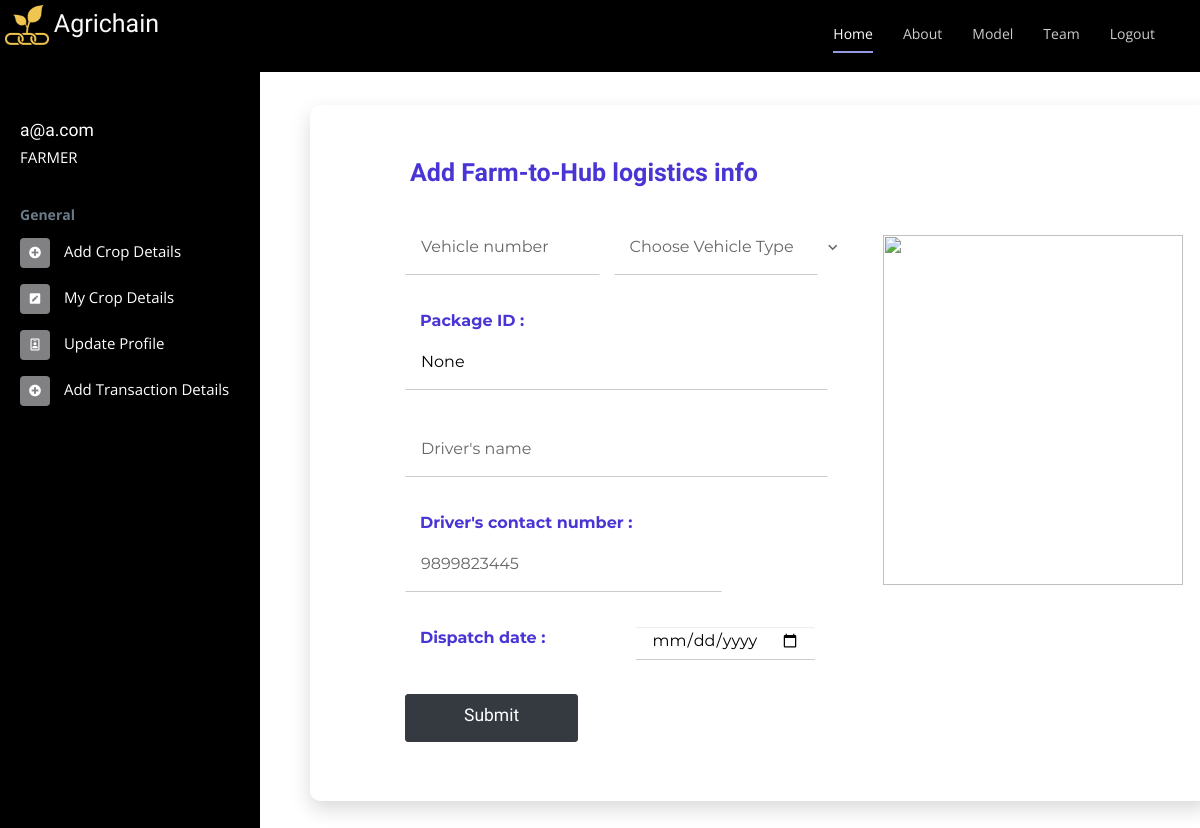
Page /logistics (signed in) on the earlier database version.
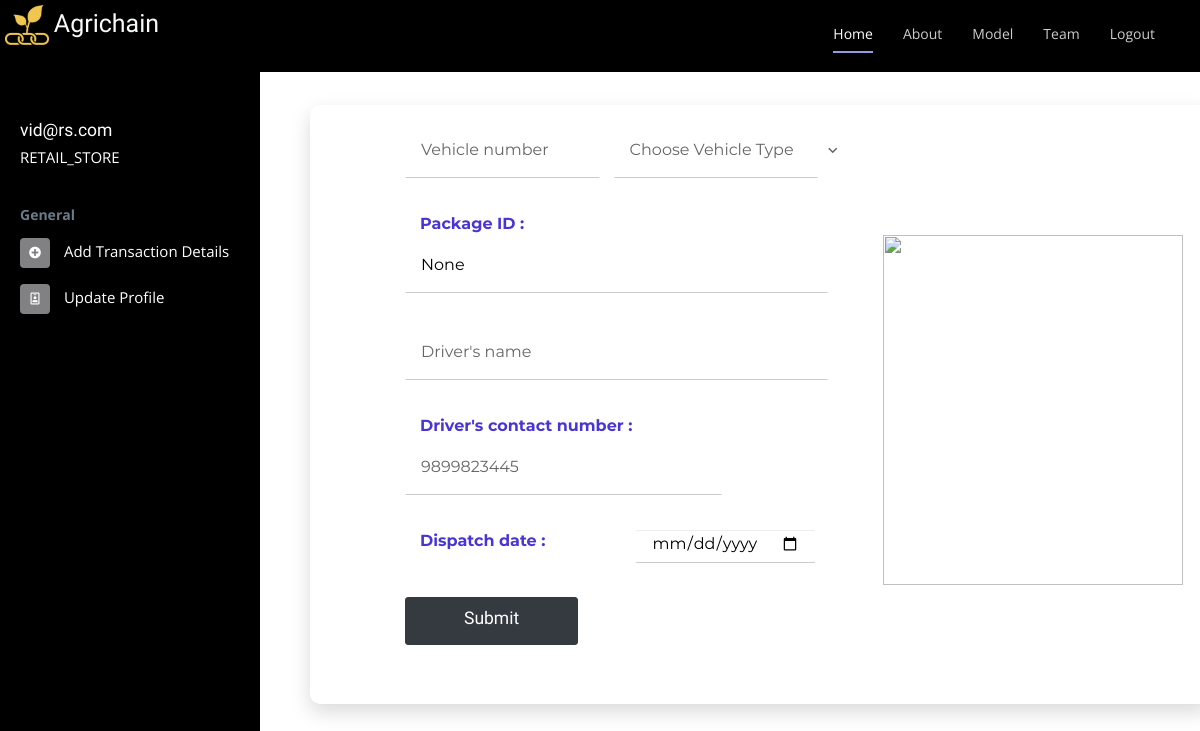
Same page on the later database version.
### flaskapp/models.py (models this page shows, shortened)
class User(UserMixin, db.Model):
    id = db.Column(db.Integer, primary_key=True)
    email = db.Column(db.String(120), index=True, unique=True)
    address = db.Column(db.String(120), index=True, unique=True)
    password_hash = db.Column(db.String(128))
    role = db.Column(db.String(128))

### flaskapp/commonRoutes.py (the view, shortened to what this page needs)
@mod_common.route("/logistics", methods=["GET", "POST"])
@login_required
def logistics():
    package_id = request.args.get('package_id')
    print(package_id)
    return render_template('logistics.html', package_id=package_id)

### flaskapp/retailerRoutes.py (called while the page is built)
@login_manager.user_loader
def load_user(user_id):
    return User.query.get(int(user_id))

### flaskapp/templates/logistics.html (shortened to what this page needs)
<html>
    <head>
      {% include "headerlinks.html" %}
</head>
<header id="header" class="fixed-top">
    <div class="container d-flex">
          <nav class="nav-menu d-none d-lg-block">
            <ul>
            <li class="active"><a href="home">Home</a></li>
            <li><a href="/#about">About</a></li>
            <li><a href="/#steps">Model</a></li>
            <li><a href="/#team">Team</a></li>
            {% if current_user.is_authenticated %}
            <li><a href="/logout">Logout</a></li>
            {% endif %}
            </ul>
        </nav>
    </div>
</header>
    <body>
        <div class="page-wrapper chiller-theme toggled">
          <body class="form-v10">
            <div class="page-content">
              <div class="form-v10-content">
                <form class="form-detail" action="/logistics" method="POST" id="logisticsForm">
                    <div class="form-left">
                      {% if current_user.role == "FARMER" %}
                        <h2><b>Add Farm-to-Hub logistics info</b></h2>
                      {% elif current_user.role == "FPC" %}
                        <h2><b>Add Hub-to-Retailer logistics info</b></h2>
                      {% endif %}
                      <div class="form-group">
                        <div class="form-row form-row-1">
                          <input type="text"  id="vehicle_number" name="vehicle_number" class="input-text" placeholder="Vehicle number" required>
                        </div>
                        <div class="form-row form-row-2">
                          <select name="vehicle_type" required>
                            <option>Choose Vehicle Type</option>
                          </select>
                          <span class="select-btn">
                            <i class="zmdi zmdi-chevron-down"></i>
                          </span>
                        </div>
                      </div>
                      <div class="form-group">
                        <div class="form-row form-detail">
                            <label for="p_id" style="font-size: medium; margin-left: 15px;">Package ID :</label>
                            <input type="text" name="p_id" id="p_id" class="input-text" placeholder="Package ID" value={{package_id}} disabled>
                          </div>
                      </div>
                      <div class="form-group">
                        <div class="form-row form-detail">
                            <input type="text" name="driver_name" id="driver_name" class="input-text" placeholder="Driver's name" required>
                          </div>
                      </div>
                      <div class="form-group">
                        <div class="form-row form-row-3">
                            <label for="contact" style="font-size: medium; margin-left: 15px;">Driver's contact number :</label>
                            <input type="tel" id="driver_contact" name="driver_contact" class="input-text" pattern="[0-9]{10}" placeholder="9899823445" required>
                        </div>
                      </div>
                      <div class="form-group">
                        <p style="margin-left: 70px; font-size: medium;"><b>Dispatch date :</b></p>
                        <div class="form-row form-row-1">
                          <input class="form-control" type="date" style="margin-left: 35px;" name="dispatch_date" id="dispatch_date">
                        </div>
                      </div>
                      <div class="form-row">
                        <button type="button submit" class="btn btn-dark btn-lg" style="padding: 10px; width: 40%;"><h3>Submit</h3></button>
                      </div>
                    </div>
                    <div class="form-right" style="width:35%;">
                        <img src="https://cdn.pixabay.com/photo/2016/11/29/04/15/drive-1867268__480.jpg" style="height: 350px; margin-top: 110px; width: 300px;">
                    </div>
                </form>
              </div>
            </div>
            {% include "sidebar.html" %}
        </div>
    </body>
</html>

### flaskapp/templates/sidebar.html (shortened to what this page needs)
<nav id="sidebar" class="sidebar-wrapper">
    <div class="sidebar-content">
      <div class="logo mr-auto">
        <h1 class="text-light">
          <a href="home"><img src="static/img/logo.png" alt="" class="img-fluid" style="max-width: 50%; max-height: 50px; padding: 5px;"></a>Agrichain
    </h1>
    </div>
      <div class="sidebar-header">
        <div class="user-info">
          <span class="user-name">
            <strong><h3>{{current_user.email}}</h3></strong>
          </span>
          <span class="user-role">{{current_user.role}}</span>
        </div>
      </div>
      <div class="sidebar-menu">
        <ul>
          <li class="header-menu">
            <span>General</span>
          </li>
          {% if current_user.role == "FARMER" %}
            <li class="sidebar">
              <a href="/addCropDetails">
                <i class="fas fa-plus-circle"></i>
                <span>Add Crop Details</span>
              </a>
            </li>
            <li class="sidebar">
              <a href="/getCrops">
                <i class="fas fa-pen-square"></i>
                <span>My Crop Details</span>
              </a>
            </li>
            <li class="sidebar">
              <a href="/updateFarmerProfile">
                <i class="far fa-id-badge"></i>
                <span>Update Profile</span>
              </a>
            </li>
            <li class="sidebar">
              <a href="/addTransactionDetails">
                <i class="fas fa-plus-circle"></i>
                <span>Add Transaction Details</span>
              </a>
            </li>
          {% elif current_user.role == "RETAIL_STORE"%}
            <li class="sidebar">
              <a href="/addRetailTransactionDetails">
                <i class="fas fa-plus-circle"></i>
                <span>Add Transaction Details</span>
              </a>
            </li>
            <li class="sidebar">
              <a href="/updateRetailerProfile">
                <i class="far fa-id-badge"></i>
                <span>Update Profile</span>
              </a>
            </li>
          {% endif %}
        </ul>
      </div>
    </div>
  </nav>

Differences in the rows shown:
changed User: email "a@a.com" → "vid@rs.com"; role "FARMER" → "RETAIL_STORE"
Other differences:
text no longer shown: "Add Farm-to-Hub logistics info Add Crop Details My Crop Details"
